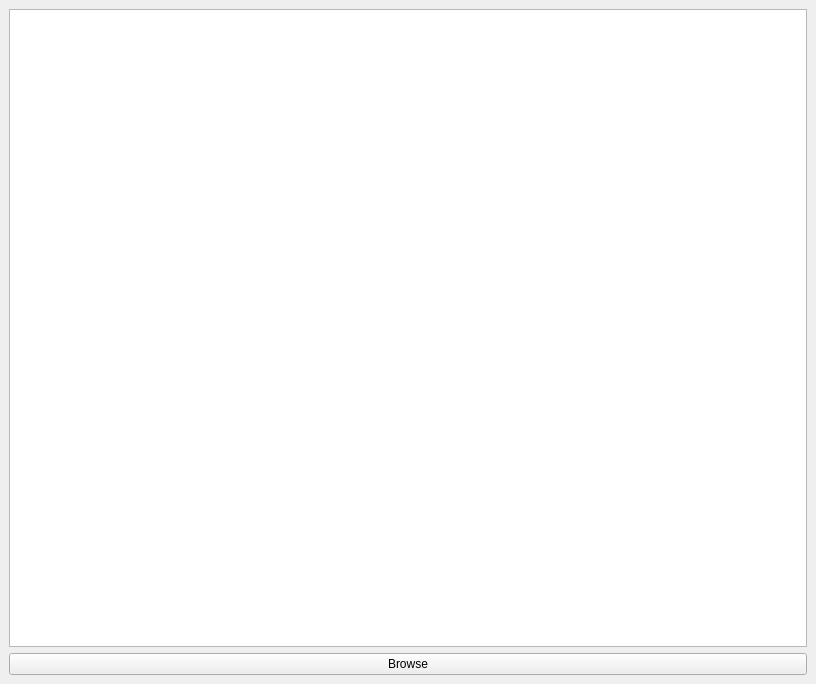
<?xml version="1.0" encoding="UTF-8"?>
<ui version="4.0">
 <class>MainWindow</class>
 <widget class="QMainWindow" name="MainWindow">
  <property name="geometry">
   <rect>
    <x>0</x>
    <y>0</y>
    <width>816</width>
    <height>684</height>
   </rect>
  </property>
  <property name="windowTitle">
   <string>MainWindow</string>
  </property>
  <widget class="QWidget" name="centralwidget">
   <layout class="QVBoxLayout" name="verticalLayout">
    <item>
     <widget class="QListWidget" name="listWidget"/>
    </item>
    <item>
     <widget class="QPushButton" name="btnBrowse">
      <property name="text">
       <string>Browse</string>
      </property>
     </widget>
    </item>
   </layout>
  </widget>
 </widget>
 <resources/>
 <connections/>
</ui>
